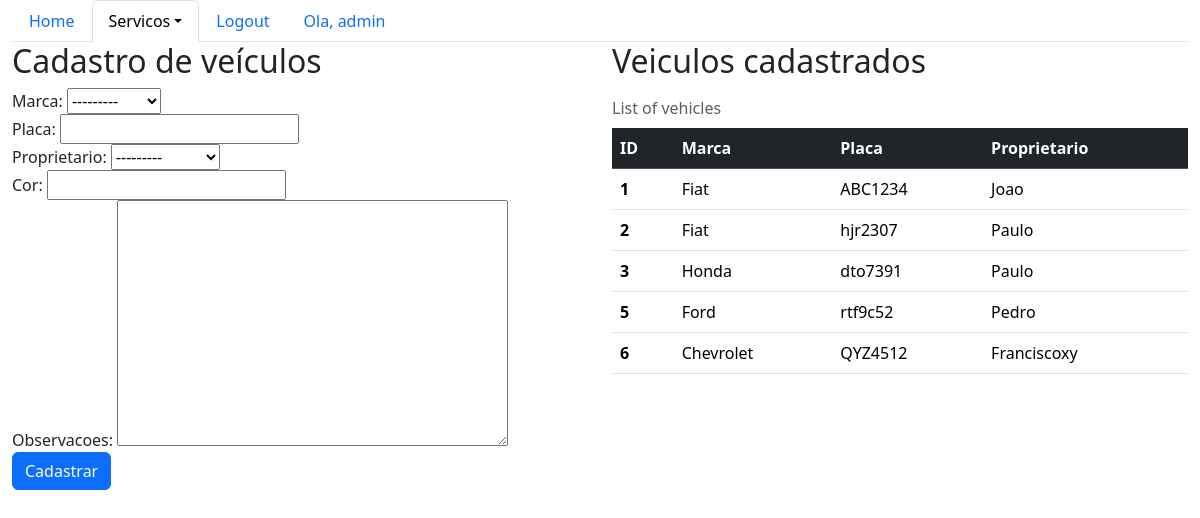
The app's page /sistema/veiculos/ (signed in), older data.
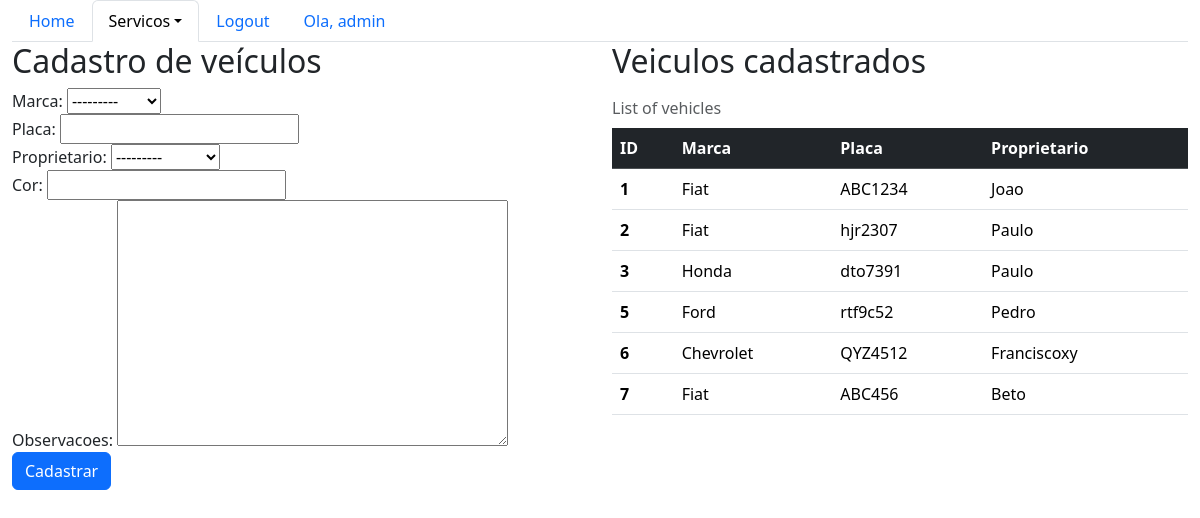
The same page, newer data.
### core/models.py (models this page shows, shortened)
class Veiculo(models.Model):
    marca = models.ForeignKey(Marca, on_delete=models.CASCADE)
    placa = models.CharField(max_length=7)
    proprietario = models.ForeignKey(Pessoa, on_delete=models.CASCADE)
    cor = models.CharField(max_length=15)
    observacoes = models.TextField()

class Marca(models.Model):
    nome = models.CharField(max_length=50)
    def __str__(self):
        return self.nome

class Pessoa(models.Model):
    nome = models.CharField(max_length=100)
    endereco = models.CharField(max_length=200)
    telefone = models.CharField(max_length=20)
    def __str__(self):
        return self.nome

### core/views.py (the view)
# urls.py: path("veiculos/", lista_veiculos, name="core_lista_veiculos"),
@login_required
def lista_veiculos(request):
    veiculos = Veiculo.objects.all()
    form = VeiculoForm()
    data = { "veiculos": veiculos, "form": form }
    return render(request, "core/lista_veiculos.html", data)

### core/forms.py
class VeiculoForm(ModelForm):
    class Meta:
        model = Veiculo
        fields = "__all__"

### core/templates/core/lista_veiculos.html (shortened to what this page needs)
{% extends "base.html" %}
{% load bootstrap %}
{% block menu %}
    <ul class="nav nav-tabs">
        <li class="nav-item">
            <a class="nav-link" aria-current="page" href="{% url 'core:core_home' %}">Home</a>
        </li>
        <li class="nav-item dropdown">
            <a class="nav-link dropdown-toggle active" data-bs-toggle="dropdown" href="#" role="button" aria-expanded="false">Servicos</a>
        </li>
        {% if user.is_authenticated %}
            <li class="nav-item">
                <a class="nav-link" href="{% url 'core:logout' %}">Logout</a>
            </li>
            <li class="nav-item">
                <a class="nav-link" href="#">Ola, {{ user }}</a>
            </li>
        {% else %}
            <li class="nav-item">
                <a class="nav-link" href="{% url 'login' %}">Login</a>
            </li>
        {% endif %}
    </ul>
{% endblock menu %}
{% block main %}
    <div class="row">
        <div class="col-sm-6">
            <h2>Cadastro de veículos</h2>
            <form action="{% url 'core:core_veiculo_novo' %}" method="POST">
            {{ form|bootstrap }}
            <button type="submit" class="btn btn-primary">Cadastrar</button>
            </form>
        </div>
        <div class="col-sm-6">
            <h2>Veiculos cadastrados</h2>
            <table class="table caption-top">
                <caption>List of vehicles</caption>
                <thead class="table-dark">
                    <tr>
                        <th scope="col">ID</th>
                        <th scope="col">Marca</th>
                        <th scope="col">Placa</th>
                        <th scope="col">Proprietario</th>
                    </tr>
                </thead>
                <tbody>
                    {% for veiculo in veiculos %}
                        <tr>
                            <th scope="row">{{ veiculo.id }}</th>
                            <td>{{ veiculo.marca }}</td>
                            <td>{{ veiculo.placa }}</td>
                            <td>{{ veiculo.proprietario }}</td>
                        </tr>
                    {% endfor %}
                </tbody>
            </table>
        </div>
    </div>
{% endblock main %}

Row changes from the older to the newer data that the page shows:
added Veiculo: id "7", marca "Fiat", placa "ABC456", proprietario "Beto"
